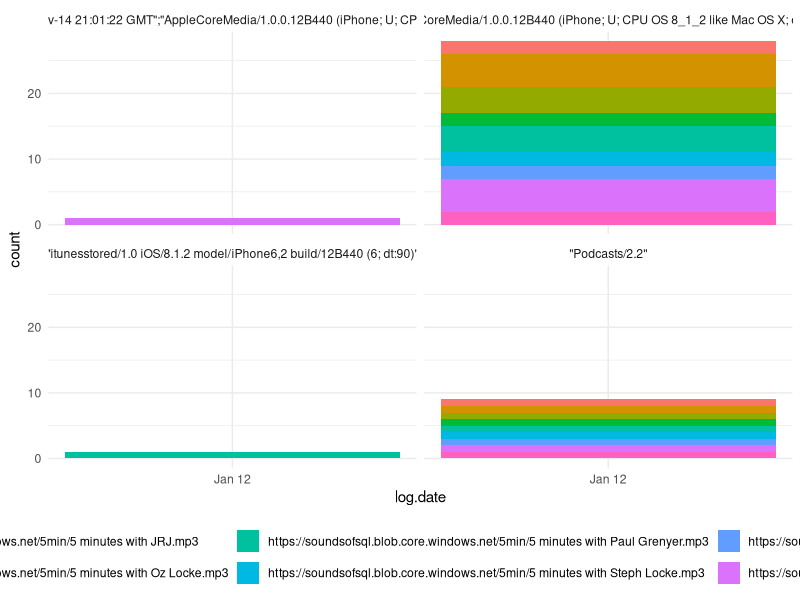

Reproduce this figure in R.
library(data.table)
library(chron)
library(ggplot2)
library(stringr)

# This doesn't cope with spaces in URLs grr!!
url_pattern <- "http[s]?://(?:[@blank:]|[a-zA-Z]|[0-9]|[$-_@.&+ ]|[!*\\(\\),]|(?:%[0-9a-fA-F][0-9a-fA-F]))+"

## Read data in from a text file
raw.log <- data.table(scan("bloblog.txt", character(0), sep = "\n"))

## Add date columns
raw.log[,`:=`(
  log.datetime=chron(substr(V1, 5, 14), substr(V1, 16, 23), format=c('y-m-d','h:m:s'))
  ,log.date=as.Date(substr(V1, 5, 14))
  ,download=str_extract(V1,url_pattern)
  ,source=word(V1,-2,sep=fixed(";;"))
)]

## Do a basic histogram of activity over day
ggplot(raw.log,aes(x=log.date,y=..count..,group=download,fill=download))+
  geom_histogram()+
  facet_wrap(~source, ncol=2)+
  theme_minimal()+
  theme(legend.position="bottom")

## Do a basic summary
raw.log[,.(Volume=.N), by=.(log.date,source,download)]
